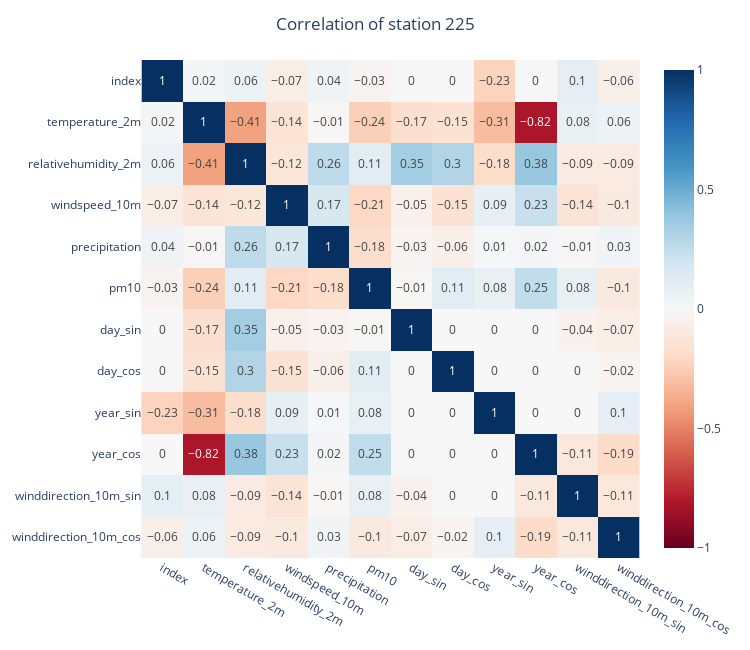

Notebook source saved alongside this figure:
### Markdown cell above
#### Display the correlation of one Station

Index can be chosen with `station_index`

### Code cell
station_index = 10
px.imshow(corrs[station_index].round(2), text_auto=True, color_continuous_scale="RdBu", zmin=-1, zmax=1)
fig.update_layout({"height": 650, "width": 750}, title_text=f"Correlation of station {files[station_index].split('.')[0]}", title_x=0.5)

### Figure 1 — Plotly figure (JSON) as saved in the notebook; plotly's stock layout.template omitted (floating-point values rounded to 4 significant figures; data arrays with more than 128 entries replaced by an {"elided": "..."} marker saying what was removed)
{"data": [{"coloraxis": "coloraxis", "hovertemplate": "x: %{x}<br>y: %{y}<br>color: %{z}<extra></extra>", "name": "0", "texttemplate": "%{z}", "type": "heatmap", "x": ["index", "temperature_2m", "relativehumidity_2m", "windspeed_10m", "precipitation", "pm10", "day_sin", "day_cos", "year_sin", "year_cos", "winddirection_10m_sin", "winddirection_10m_cos"], "xaxis": "x", "y": ["index", "temperature_2m", "relativehumidity_2m", "windspeed_10m", "precipitation", "pm10", "day_sin", "day_cos", "year_sin", "year_cos", "winddirection_10m_sin", "winddirection_10m_cos"], "yaxis": "y", "z": {"elided": "12x12 float values"}}], "layout": {"coloraxis": {"cmax": 1, "cmin": -1, "colorscale": [[0, "rgb(103,0,31)"], [0.1, "rgb(178,24,43)"], [0.2, "rgb(214,96,77)"], [0.3, "rgb(244,165,130)"], [0.4, "rgb(253,219,199)"], [0.5, "rgb(247,247,247)"], [0.6, "rgb(209,229,240)"], [0.7, "rgb(146,197,222)"], [0.8, "rgb(67,147,195)"], [0.9, "rgb(33,102,172)"], [1, "rgb(5,48,97)"]]}, "height": 650, "margin": {"t": 60}, "title": {"text": "Correlation of station 225", "x": 0.5}, "width": 750, "xaxis": {"anchor": "y", "constrain": "domain", "domain": [0, 1], "scaleanchor": "y"}, "yaxis": {"anchor": "x", "autorange": "reversed", "constrain": "domain", "domain": [0, 1]}}}
